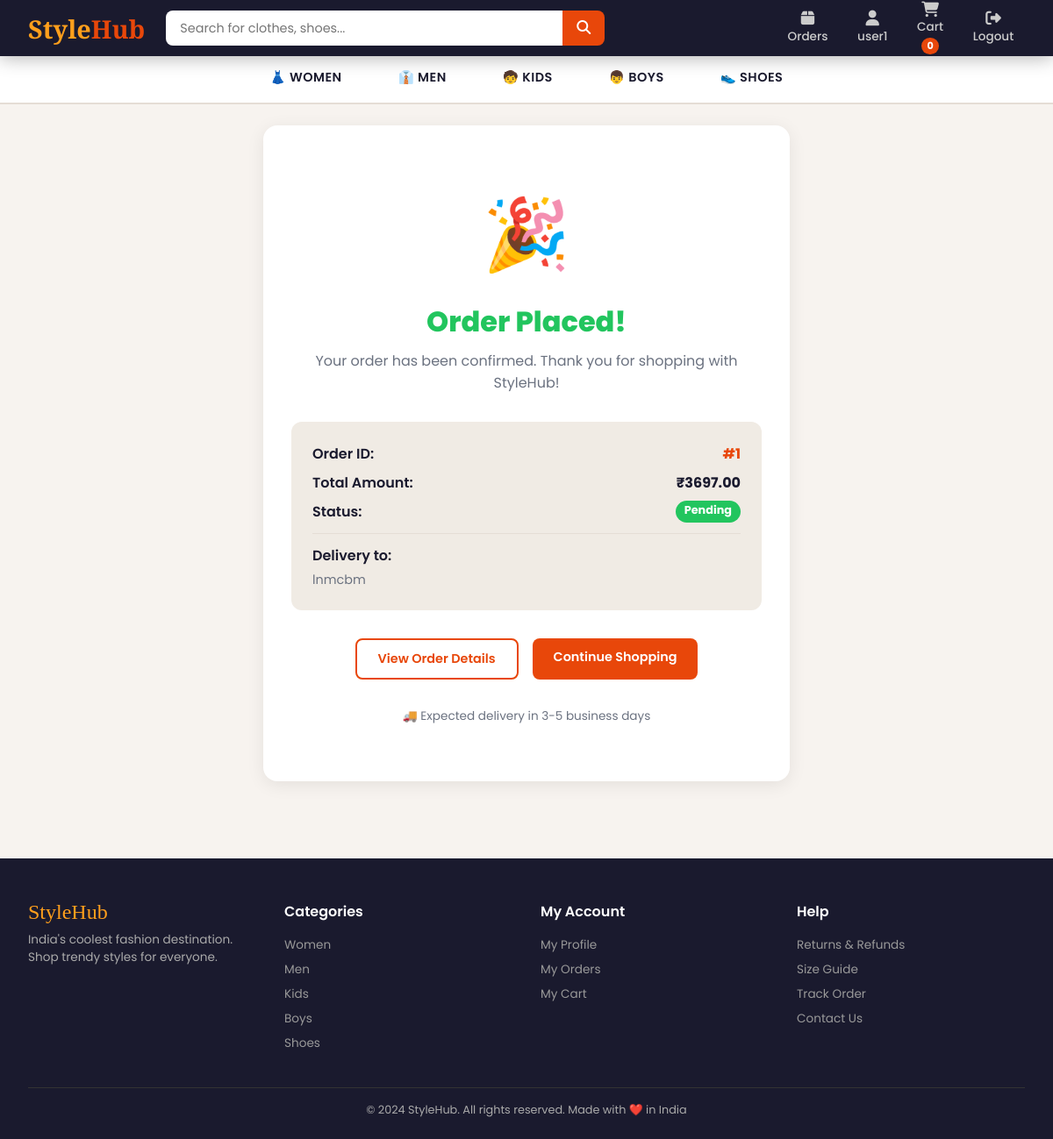
The app's page /order/success/1/ (signed in) with its own data.
### users/models.py (models this page shows, shortened)
class CustomUser(AbstractUser):
    ROLE_CHOICES = (('admin', 'Admin'), ('staff', 'Staff'), ('user', 'User'))
    role = models.CharField(max_length=10, choices=ROLE_CHOICES, default='user')
    phone = models.CharField(max_length=15, blank=True)
    address = models.TextField(blank=True)

### store/models.py (models this page shows, shortened)
class Order(models.Model):
    STATUS_CHOICES = (
        ('pending', 'Pending'),
        ('confirmed', 'Confirmed'),
        ('shipped', 'Shipped'),
        ('delivered', 'Delivered'),
        ('cancelled', 'Cancelled'),
    )
    user = models.ForeignKey(settings.AUTH_USER_MODEL, on_delete=models.CASCADE)
    total_price = models.DecimalField(max_digits=10, decimal_places=2)
    status = models.CharField(max_length=20, choices=STATUS_CHOICES, default='pending')
    address = models.TextField()
    phone = models.CharField(max_length=15)
    created_at = models.DateTimeField(auto_now_add=True)

### store/views.py (the view)
# urls.py: path('order/success/<int:pk>/', views.order_success_view, name='order_success'),
@login_required
def order_success_view(request, pk):
    order = get_object_or_404(Order, pk=pk, user=request.user)
    return render(request, 'store/order_success.html', {'order': order})

### store/context_processors.py (called while the page is built)
def cart_count(request):
    if request.user.is_authenticated:
        count = Cart.objects.filter(user=request.user).count()
        return {'cart_count': count}
    return {'cart_count': 0}

### templates/store/order_success.html (shortened to what this page needs)
{% extends 'base.html' %}
{% block content %}
<div style="text-align:center;padding:4rem 2rem;background:white;border-radius:16px;box-shadow:var(--shadow);max-width:600px;margin:0 auto">
    <div style="font-size:5rem;margin-bottom:1rem">🎉</div>
    <h1 style="font-size:2rem;font-weight:800;color:var(--success);margin-bottom:0.5rem">Order Placed!</h1>
    <p style="color:var(--gray);font-size:1rem;margin-bottom:2rem">Your order has been confirmed. Thank you for shopping with StyleHub!</p>
    <div style="background:var(--light-gray);border-radius:12px;padding:1.5rem;margin-bottom:2rem;text-align:left">
        <div style="display:flex;justify-content:space-between;margin-bottom:0.5rem">
            <span style="font-weight:600">Order ID:</span>
            <span style="font-weight:700;color:var(--primary)">#{{ order.id }}</span>
        </div>
        <div style="display:flex;justify-content:space-between;margin-bottom:0.5rem">
            <span style="font-weight:600">Total Amount:</span>
            <span style="font-weight:700">₹{{ order.total_price }}</span>
        </div>
        <div style="display:flex;justify-content:space-between;margin-bottom:0.5rem">
            <span style="font-weight:600">Status:</span>
            <span style="background:var(--success);color:white;padding:2px 10px;border-radius:20px;font-size:0.8rem;font-weight:700">{{ order.status|title }}</span>
        </div>
        <div style="margin-top:0.75rem;padding-top:0.75rem;border-top:1px solid var(--border)">
            <span style="font-weight:600">Delivery to:</span>
            <p style="color:var(--gray);font-size:0.9rem;margin-top:0.3rem">{{ order.address }}</p>
        </div>
    </div>
    <div style="display:flex;gap:1rem;justify-content:center;flex-wrap:wrap">
        <a href="/orders/{{ order.id }}/" class="btn btn-outline">View Order Details</a>
        <a href="/" class="btn btn-primary">Continue Shopping</a>
    </div>
    <p style="margin-top:2rem;color:var(--gray);font-size:0.85rem">🚚 Expected delivery in 3-5 business days</p>
</div>
{% endblock %}

### templates/base.html (shortened to what this page needs)
<!DOCTYPE html>
<html lang="en">
<head>
    <link rel="stylesheet" href="https://cdnjs.cloudflare.com/ajax/libs/font-awesome/6.4.0/css/all.min.css">
</head>
<body>
<nav class="navbar">
    <div class="nav-inner">
        <a href="/" class="nav-logo">Style<span>Hub</span></a>
        <form class="nav-search" action="/search/" method="get">
            <input type="text" name="q" placeholder="Search for clothes, shoes..." value="{{ request.GET.q }}">
            <button type="submit"><i class="fas fa-search"></i></button>
        </form>
        <div class="nav-links">
            {% if user.is_authenticated %}
                <a href="/orders/"><i class="fas fa-box"></i>Orders</a>
                <a href="/users/profile/"><i class="fas fa-user"></i>{{ user.username }}</a>
                <a href="/cart/" class="nav-cart"><i class="fas fa-shopping-cart"></i>Cart <span class="cart-badge">{{ cart_count }}</span></a>
                <a href="/users/logout/"><i class="fas fa-sign-out-alt"></i>Logout</a>
            {% else %}
                <a href="/users/login/"><i class="fas fa-sign-in-alt"></i>Login</a>
                <a href="/users/signup/"><i class="fas fa-user-plus"></i>Signup</a>
            {% endif %}
        </div>
    </div>
</nav>
<div class="cat-bar">
    <a href="/category/women/" {% if request.path == '/category/women/' %}class="active"{% endif %}>👗 Women</a>
    <a href="/category/men/" {% if request.path == '/category/men/' %}class="active"{% endif %}>👔 Men</a>
    <a href="/category/kids/" {% if request.path == '/category/kids/' %}class="active"{% endif %}>🧒 Kids</a>
    <a href="/category/boys/" {% if request.path == '/category/boys/' %}class="active"{% endif %}>👦 Boys</a>
    <a href="/category/shoes/" {% if request.path == '/category/shoes/' %}class="active"{% endif %}>👟 Shoes</a>
</div>
<div class="main-content">
    {% block content %}{% endblock %}
</div>
<footer>
    <div class="footer-inner">
        <div class="footer-grid">
            <div>
                <div class="footer-logo">StyleHub</div>
                <p style="font-size:0.85rem;">India's coolest fashion destination. Shop trendy styles for everyone.</p>
            </div>
            <div>
                <h4>Categories</h4>
                <a href="/category/women/">Women</a>
                <a href="/category/men/">Men</a>
                <a href="/category/kids/">Kids</a>
                <a href="/category/boys/">Boys</a>
                <a href="/category/shoes/">Shoes</a>
            </div>
            <div>
                <h4>My Account</h4>
                <a href="/users/profile/">My Profile</a>
                <a href="/orders/">My Orders</a>
                <a href="/cart/">My Cart</a>
            </div>
            <div>
                <h4>Help</h4>
                <a href="#">Returns & Refunds</a>
                <a href="#">Size Guide</a>
                <a href="#">Track Order</a>
                <a href="#">Contact Us</a>
            </div>
        </div>
        <div class="footer-bottom">
            <p>© 2024 StyleHub. All rights reserved. Made with ❤️ in India</p>
        </div>
    </div>
</footer>
</body>
</html>

### templates/base.html (style rules this page uses)
:root { --primary: #e8470a; --primary-dark: #c73d08; --accent: #ff9f1c; --bg: #f7f3ef; --white: #ffffff; --dark: #1a1a2e; --gray: #6b7280; --light-gray: #f0ebe4; --border: #e5ddd5; --success: #22c55e; --shadow: 0 4px 20px rgba(0,0,0,0.08); }
* { margin: 0; padding: 0; box-sizing: border-box; }
body { font-family: 'Poppins', sans-serif; background: var(--bg); color: var(--dark); }
.navbar { background: var(--dark); padding: 0 2rem; position: sticky; top: 0; z-index: 1000; box-shadow: 0 2px 20px rgba(0,0,0,0.3); }
.nav-inner { display: flex; align-items: center; gap: 1.5rem; height: 64px; max-width: 1400px; margin: 0 auto; }
.nav-logo { font-family: 'Playfair Display', serif; font-size: 1.8rem; color: var(--accent); font-weight: 700; text-decoration: none; white-space: nowrap; }
.nav-logo span { color: var(--primary); }
.nav-search { flex: 1; display: flex; max-width: 500px; }
.nav-search input { flex: 1; padding: 0.6rem 1rem; border: none; border-radius: 8px 0 0 8px; font-family: 'Poppins', sans-serif; font-size: 0.9rem; outline: none; }
.nav-search button { background: var(--primary); color: white; border: none; padding: 0.6rem 1rem; border-radius: 0 8px 8px 0; cursor: pointer; font-size: 1rem; }
.nav-links { display: flex; align-items: center; gap: 0.5rem; margin-left: auto; }
.nav-links a, .nav-links button { color: #ccc; text-decoration: none; font-size: 0.85rem; font-weight: 500; padding: 0.5rem 0.8rem; border-radius: 8px; border: none; background: none; cursor: pointer; display: flex; flex-direction: column; align-items: center; gap: 2px; transition: color 0.2s, background 0.2s; }
.nav-links a i, .nav-links button i { font-size: 1.1rem; }
.cart-badge { background: var(--primary); color: white; border-radius: 50%; padding: 1px 6px; font-size: 0.7rem; font-weight: 700; }
.nav-cart { position: relative; }
.cat-bar { background: white; border-bottom: 2px solid var(--border); display: flex; justify-content: center; gap: 0; overflow-x: auto; }
.cat-bar a { padding: 0.9rem 2rem; text-decoration: none; color: var(--dark); font-weight: 600; font-size: 0.9rem; text-transform: uppercase; letter-spacing: 0.5px; border-bottom: 3px solid transparent; transition: all 0.2s; white-space: nowrap; }
.main-content { max-width: 1400px; margin: 0 auto; padding: 1.5rem 2rem; }
footer { background: var(--dark); color: #aaa; margin-top: 4rem; padding: 3rem 2rem 1.5rem; }
.footer-inner { max-width: 1400px; margin: 0 auto; }
.footer-grid { display: grid; grid-template-columns: repeat(auto-fit, minmax(200px, 1fr)); gap: 2rem; margin-bottom: 2rem; }
footer h4 { color: white; margin-bottom: 1rem; font-weight: 600; }
footer a { color: #999; text-decoration: none; font-size: 0.85rem; display: block; margin-bottom: 0.5rem; }
.footer-bottom { border-top: 1px solid #333; padding-top: 1rem; text-align: center; font-size: 0.8rem; }
.footer-logo { font-family: 'Playfair Display', serif; font-size: 1.5rem; color: var(--accent); margin-bottom: 0.5rem; }
.btn { padding: 0.7rem 1.5rem; border-radius: 8px; border: none; cursor: pointer; font-family: 'Poppins', sans-serif; font-weight: 600; font-size: 0.9rem; transition: all 0.2s; text-decoration: none; display: inline-block; }
.btn-primary { background: var(--primary); color: white; }
.btn-outline { background: transparent; color: var(--primary); border: 2px solid var(--primary); }

### records on screen
CustomUser: username "user1"
Order: id "1", total_price "3697.00", status "Pending", address "lnmcbm"

### other values on screen
{{ cart_count }} "0"
